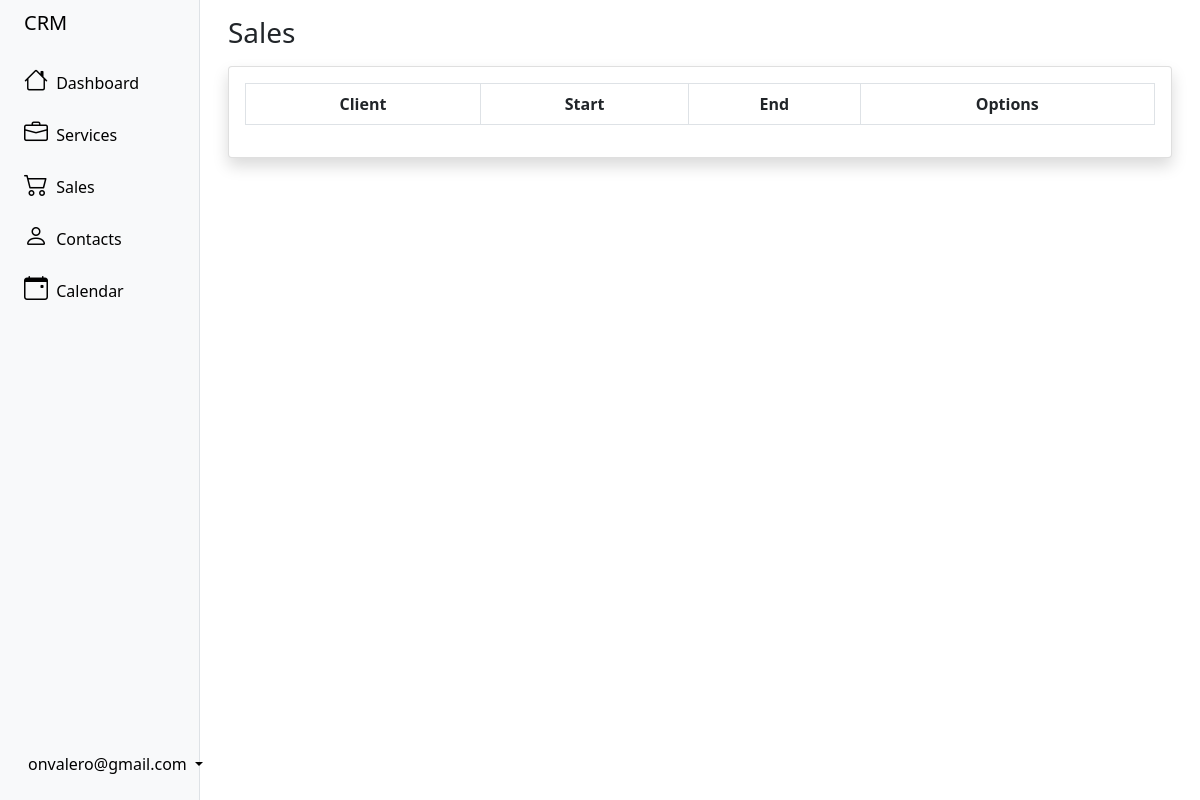
/sales/sales/ (signed in), run on an earlier commit of the app's database.
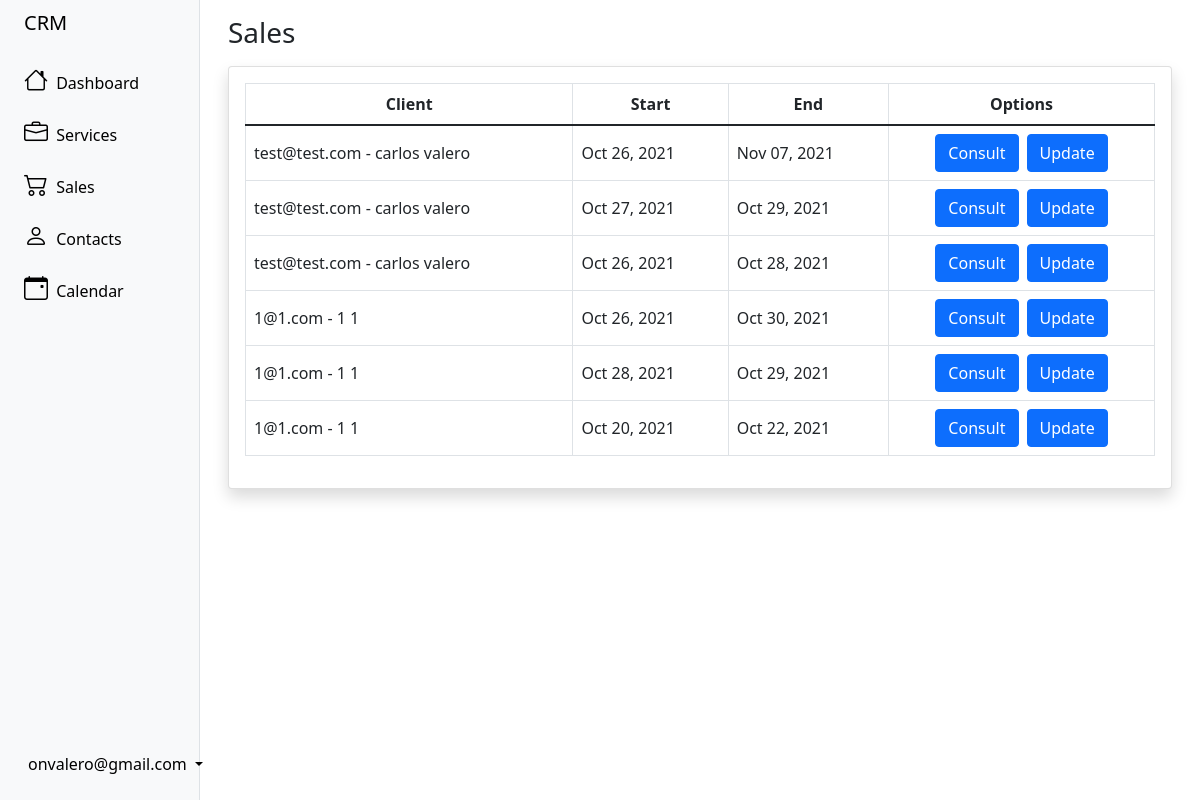
And on a later commit of the database.
### user/models.py (models this page shows, shortened)
class crmUser(AbstractBaseUser):
	status = models.BooleanField('Status', default=True)
	admin_user = models.BooleanField('Admin', default=False)
	name = models.CharField('Name', max_length=100)
	last_name = models.CharField('Last name', max_length=100)
	user_email = models.EmailField('User email', unique=True, max_length=255)
	personal_email = models.EmailField('Personal email', unique=True, max_length=255, blank=True, null=True)
	dni = models.IntegerField('DNI', unique=True, blank=True, null=True)
	address = models.TextField('Address', blank=True, null=True)
	phone_number = models.IntegerField('Phone number', blank=True, null=True)
	country = CountryField('Country', blank=True, null=True)
	objects = crmUserManager()
	USERNAME_FIELD = 'user_email'
	REQUIRED_FIELDS = ['name', 'last_name']
	@property
	def is_staff(self):
		return self.admin_user

### sales/models.py (models this page shows, shortened)
class Sale(models.Model):
	PROCESS = (
		('Registered','Registered'),
        ('await','await'),
        ('Trained','Trained'),
        ('Registered','Registered'),
        ('close','close'),
	)
	STATUS = (
		('successfully','successfully'),
		('in process','in process'),
		('no successfully.','no successfully'),
	)
	description = models.TextField()
	status = models.CharField(max_length=50, choices=STATUS)
	process_sale_status = models.CharField(max_length=50, choices=PROCESS)
	commission = models.IntegerField()
	country = CountryField()
	register_date_sale = models.DateTimeField()
	update_sale = models.DateTimeField(blank=True, null=True)
	contract_start = models.DateTimeField()
	contract_end = models.DateTimeField(blank=True, null=True)
	id_representative = models.ForeignKey(crmUser, on_delete=CASCADE)
	id_service = models.ForeignKey(Service, on_delete=CASCADE)
	id_client = models.ForeignKey(Client, on_delete=CASCADE)

class Client(models.Model):
	STATUS = (
        (True,'Is client'),
        (False,'Not Client'),
    )
	name = models.CharField(max_length=100)
	last_name = models.CharField(max_length=100)
	email = models.EmailField(unique=True)
	phone_number = models.IntegerField()
	status = models.BooleanField(choices=STATUS)
	register_date = models.DateTimeField(default=now, editable=False)
	country = CountryField()
	twitter = models.CharField(max_length=100, unique=True, blank=True, null=True)
	facebook = models.CharField(max_length=100, unique=True, blank=True, null=True)
	instagram = models.CharField(max_length=100, unique=True, blank=True, null=True)
	id_representative = models.ForeignKey(crmUser, on_delete=CASCADE)
	def __str__(self):
		return  self.email + ' - ' + self.name + ' ' + self.last_name

### sales/views.py (the view)
# urls.py: path('sales/', include('sales.urls')),
@login_required
def sales(request):
    if not request.user.is_staff:
        context = Sale.objects.filter(id_representative= request.user.id)
        return render(request, 'sales/sales.html', {'context': context})
    else:
        messages.error(request, 'You do not have permission to enter')
        return redirect('dashboard')

### templates/sales/sales.html (shortened to what this page needs)
{% extends 'sidebar.html' %}
{% block content %}
<div class="container-fluid px-3 mt-3">
    <h1 class="h3 mb-3 text-gray-800">Sales</h1>
    <div class="card shadow mb-4">
        <div class="card-body">
            <div class="table-responsive">
                <table class="table table-bordered" id="dataTable" width="100%" cellspacing="0">
                    <thead>
                        <tr>
                            <th>
                                <div class="d-flex justify-content-center align-items-center">
                                    Client
                                </div>
                            </th>
                            <th>
                                <div class="d-flex justify-content-center align-items-center">
                                    Start
                                </div>
                            </th>
                            <th>
                                <div class="d-flex justify-content-center align-items-center">
                                    End
                                </div>
                            </th>
                            <th>
                                <div class="d-flex justify-content-center align-items-center">
                                    Options
                                </div>
                            </th>
                        </tr>
                    </thead>
                    <tbody>
                        {% if context %}
                        {% for row in context %}
                        <tr>
                            <td class="align-middle">
                                {{row.id_client}}
                            </td>
                            <td class="align-middle">
                                {{row.contract_start|date:"M d, Y"}}
                            </td>
                            <td class="align-middle">
                                {{row.contract_end|date:"M d, Y"}}
                            </td>
                            <td>
                                <div class="d-flex justify-content-center align-middle gap-2">
                                    <a href="{% url 'viewSale' row.id %}" class="btn btn-primary">
                                        Consult
                                    </a>
                                    <a href="{% url 'updateSale' row.id %}" class="btn btn-primary">
                                        Update
                                    </a>
                                </div>
                            </td>
                        </tr>
                        {% endfor %}
                        {% endif %}
                    </tbody>
                </table>
            </div>
        </div>
    </div>
</div>
{% endblock content %}

### templates/sidebar.html (shortened to what this page needs)
<!DOCTYPE html>
<html lang="en">
<head>
    <link href="https://cdn.jsdelivr.net/npm/bootstrap@5.1.3/dist/css/bootstrap.min.css" rel="stylesheet">
    <link rel="stylesheet" href="https://cdn.jsdelivr.net/npm/bootstrap-icons@1.6.1/font/bootstrap-icons.css">
</head>
<body>
    <div class="container-fluid overflow-hidden">
        <div class="row flex-nowrap vh-100 overflow-auto">
            <div class="col-auto col-md-3 col-xl-2 px-sm-2 px-0 bg-light border-end sticky-top">
                <div class="d-flex flex-column align-items-center align-items-sm-start px-3 pt-2 text-black min-vh-100 ">
                    <a href="{% url 'dashboard' %}" class="d-flex align-items-center pb-3 mb-md-0 me-md-auto text-black text-decoration-none">
                        <span class="fs-5 d-none d-sm-inline">CRM</span>
                    </a>
                    <ul class="nav nav-pills flex-column mb-sm-auto mb-0 align-items-center align-items-sm-start" id="menu">
                        <li class="nav-item">
                            <a href="{% url 'dashboard' %}" class="nav-link align-middle text-black px-0">
                                <i class="fs-4 bi-house"></i> <span class="ms-1 d-none d-sm-inline">Dashboard</span>
                            </a>
                        </li>
                        <li>
                            <a href="#submenu2" data-bs-toggle="collapse" class="text-black nav-link px-0 align-middle ">
                                <i class="fs-4 bi-briefcase"></i> <span class="ms-1 d-none d-sm-inline">Services</span></a>
                        </li>
                        {% if request.user.is_staff is not True %}
                        <li>
                            <a href="#submenu3" data-bs-toggle="collapse" class="text-black nav-link px-0 align-middle ">
                                <i class="fs-4 bi-cart2"></i> <span class="ms-1 d-none d-sm-inline">Sales</span></a>
                        </li>
                        {% endif %}
                        <li>
                            <a href="#submenu4" data-bs-toggle="collapse" class="text-black nav-link px-0 align-middle ">
                                <i class="fs-4 bi-person"></i> <span class="ms-1 d-none d-sm-inline">Contacts</span></a>
                        </li>
                        <li>
                            <a href="#submenu5" data-bs-toggle="collapse" class="text-black nav-link px-0 align-middle ">
                                <i class="fs-4 bi-calendar-event"></i> <span class="ms-1 d-none d-sm-inline">Calendar</span></a>
                        </li>
                    </ul>
                    <div class="dropdown pb-4">
                        <a href="#" class="d-flex align-items-center text-black text-decoration-none dropdown-toggle" id="dropdownUser1" data-bs-toggle="dropdown" aria-expanded="false">
                            <span class="d-none d-sm-inline mx-1">{{user.user_email}}</span>
                        </a>
                    </div>
                </div>
            </div>
            <div class="col">
                {% block content %} {% endblock content %}
            </div>
        </div>
    </div>
</body>
</html>

What changed in the data, as far as the page shows it:
added Sale: id_client "test@test.com - carlos valero", contract_start "Oct 26, 2021", contract_end "Nov 07, 2021"
added Sale: id_client "test@test.com - carlos valero", contract_start "Oct 27, 2021", contract_end "Oct 29, 2021"
added Sale: id_client "test@test.com - carlos valero", contract_start "Oct 26, 2021", contract_end "Oct 28, 2021"
added Sale: id_client "1@1.com - 1 1", contract_start "Oct 26, 2021", contract_end "Oct 30, 2021"
added Sale: id_client "1@1.com - 1 1", contract_start "Oct 28, 2021", contract_end "Oct 29, 2021"
added Sale: id_client "1@1.com - 1 1", contract_start "Oct 20, 2021", contract_end "Oct 22, 2021"
